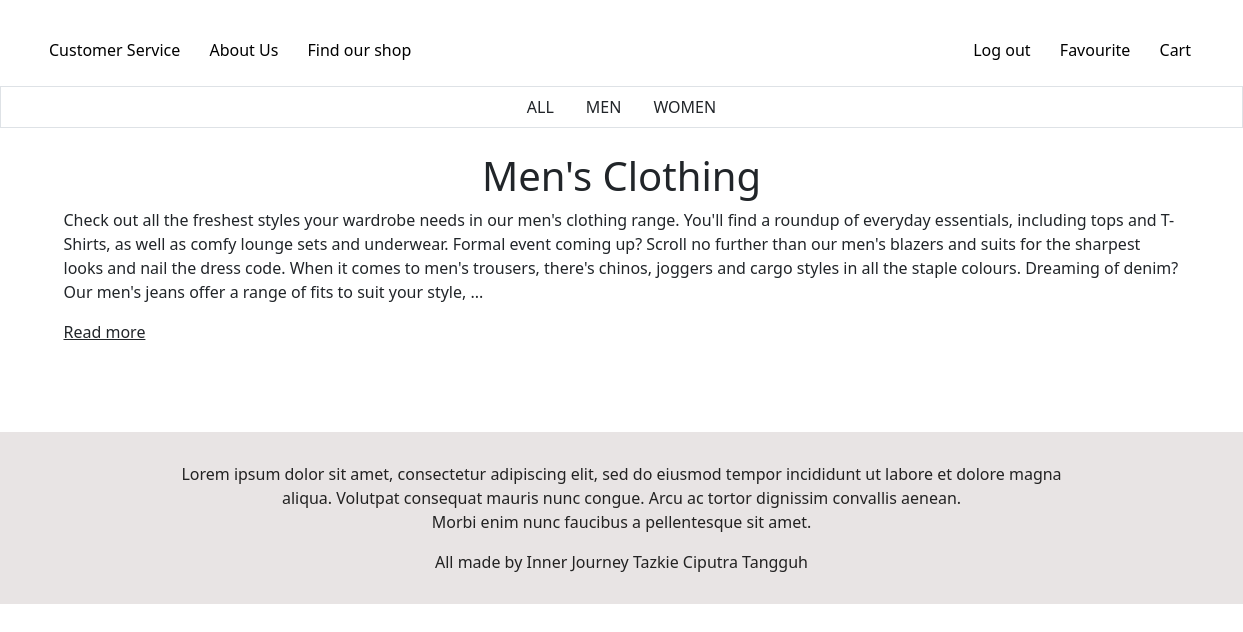
The page /user/halaman.php?cat=men on the database as committed earlier.
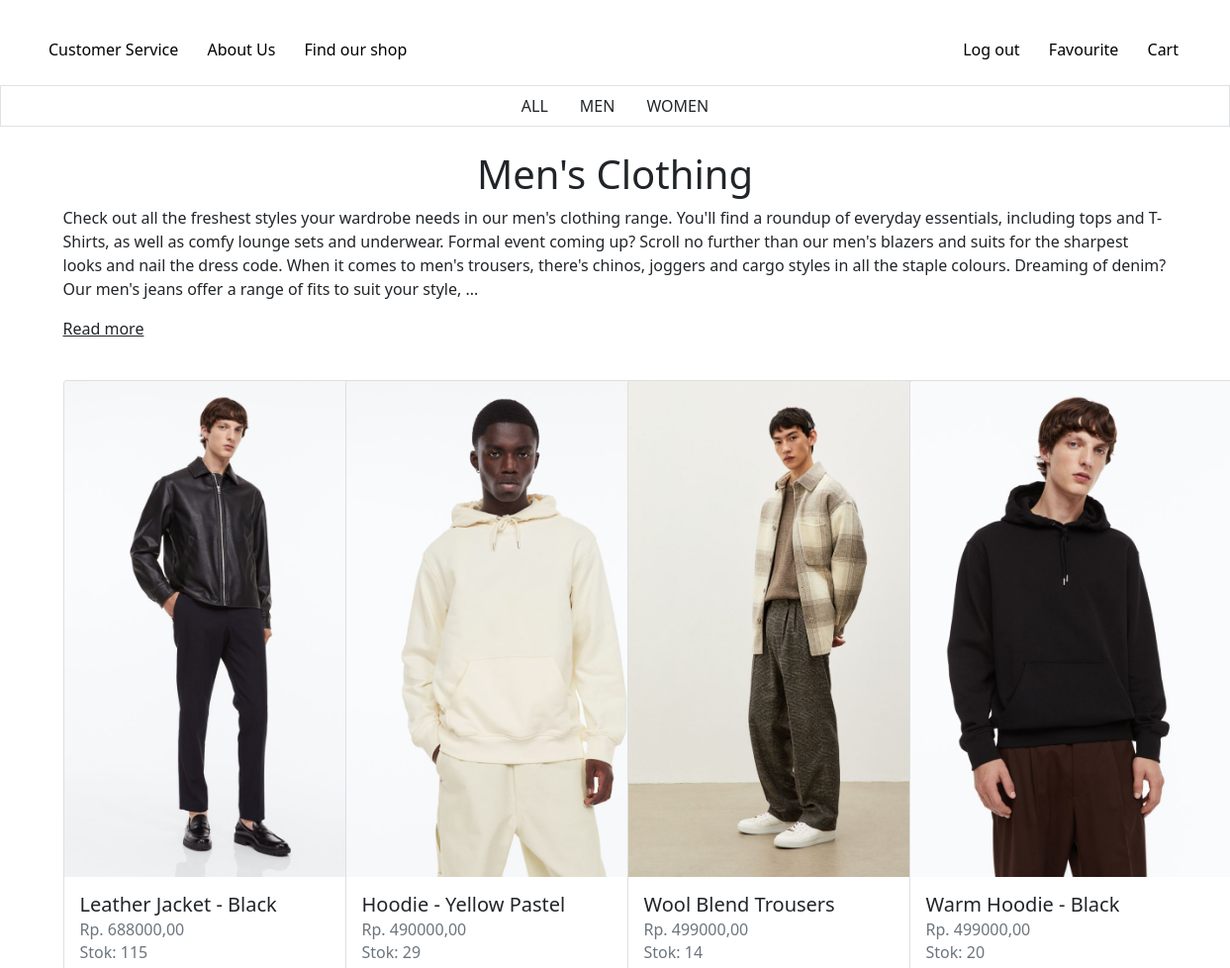
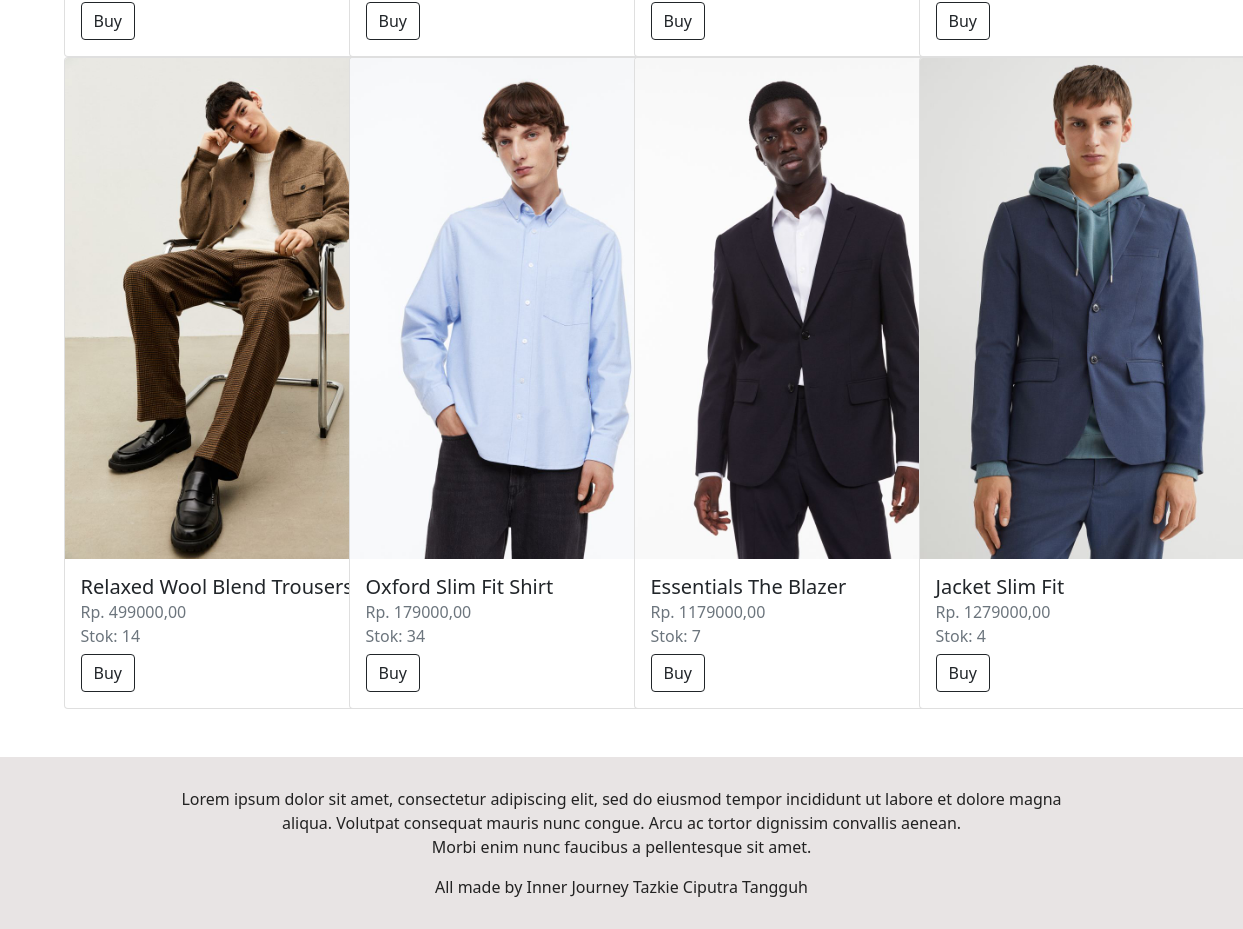
The same page on the database as committed later (2 pictures, top to bottom).
### tables this page shows
CREATE TABLE `produk` (
  `id_barang` int(11) NOT NULL,
  `namaproduk` varchar(150) NOT NULL,
  `stok` int(11) NOT NULL,
  `color` text DEFAULT NULL,
  `harga` int(11) NOT NULL,
  `foto` varchar(150) NOT NULL,
  `gender` enum('men','women') NOT NULL
);

### user/halaman.php (the view, shortened to what this page needs)
<!DOCTYPE html>
<html lang="en">
<head>
    <link href="https://cdn.jsdelivr.net/npm/bootstrap@5.0.2/dist/css/bootstrap.min.css" rel="stylesheet"
>
    <link rel="stylesheet" href="https://cdn.jsdelivr.net/npm/bootstrap-icons@1.9.1/font/bootstrap-icons.css">
    <link rel="stylesheet" href="nav.css">
    <link rel="stylesheet" href="footer.css">
</head>
<body>
    <?php
    include "nav.php";
    ?>
    <div class="container" id="CAROUSELANDTEXT">
        <div id="desk">
        <?php
        $cat = $_GET['cat'];
        if($cat == "men"){
            echo "<h1 align='center'>Men's Clothing</h1>
            <p> Check out all the freshest styles your wardrobe needs in our men's clothing range. You'll find a roundup of everyday essentials, including tops and T-Shirts, as well as comfy lounge sets and underwear. Formal event coming up? Scroll no further than our men's blazers and suits for the sharpest looks and nail the dress code. When it comes to men's trousers, there's chinos, joggers and cargo styles in all the staple colours. Dreaming of denim? Our men's jeans offer a range of fits to suit your style, <span id='dots'>...</span><span id='more'>including skinny, straight and tapered, to name just a few. Wear yours with a trendy oversized shirt or a classic denim number from our men's shirts edit. And when it comes to chilly weather, our men's jackets and coats have you covered - we've got puffer jackets and trench coats, as well as leather jackets and bomber jackets in year-round colours.</p>
            <a href='' onclick='myFunction()' id='myBtn' class='text-dark'>Read more</a>";
        } else if($cat == "women"){
            echo "<h1 align='center'>Women's Clothing</h1>
            <p> Refresh your daily rotation with our women's clothing range. With the freshest styles available all in one place, you can expect everyday basics, like women's tops and skirts, as well as must-have knitwear and cosy loungewear for downtime days. Plans to go out? Our women's dresses line up mini, midi and maxi styles that were made for summer evenings, while our stylish jeans and trousers offer something to flatter every silhouette. Solve your wardrobe woes on busy days with cool co-ords, and <span id='dots'>...</span><span id='more'> wrap up to stay warm in our women's jackets and coats when extra layers are required. Finish off your favourite new looks with an array of trendy accessories, and don't forget to scroll for statement footwear in our women's shoes range. Discover more women's fashion by scrolling our Conscious collection, which has been crafted with the planet in mind - think sustainably sourced materials, including organic cotton and recycled polyester.</p>
            <a href='' onclick='myFunction()' id='myBtn' class='text-dark'>Read more</a>";
        }
        ?>
        </div>
    </div>
    <section KONTEN>
        <div class="container mb-5">
            <div class="row">
                <?php
            include "koneksi.php";
            if($cat == "men" || $cat == "women"){
                $sql = "SELECT * FROM produk where gender = '$cat'";
            } else{
                $sql = "SELECT * FROM produk";
            }
            $query = mysqli_query($conn, $sql);
            while ($produk = mysqli_fetch_array($query)) {
            ?>
                <div class="col-md-6 col-lg-3 col-sm-12">
                    <div class="card" style="width: 21rem;">
                        <img src="../fotoproduk/<?php echo $produk['foto']?>" class="card-img-top" alt="produk">
                        <div class="card-body">
                            <h5 class="card-title"><a href="produk_tampil.php"
                                    class="text-decoration-none text-dark"><?php echo $produk['namaproduk'] ?></a></h5>
                            <h6 class="card-subtitle mb-2 text-muted"><?php echo "Rp. ", $produk['harga'], ",00" ?></h6>
                            <h6 class="card-subtitle mb-2 text-muted ">Stok: <?php echo $produk['stok'] ?></h6>
                            <?php
                            echo "<a href='halaman2.php?id=" . $produk['id_barang'] . "'class='btn btn-outline-dark'>Buy</a> ";
                            ?>
                        </div>
                    </div>
                </div>
                <?php
            }
            ?>
            </div>
        </div>
    </section>
    <?php
    include "footer.php";
    ?>
</body>
</html>

### user/nav.php
<section NAV>
        <div class="container-fluid">
            <nav class="navbar navbar-light">
                <ul id="nav1-left">
                    <li><a href="#">Customer Service</a></li>
                    <li><a href="#">About Us</a></li>
                    <li><a href="#">Find our shop</a></li>
                </ul>
                <form class="d-flex">
                    <ul id="nav1-right">
                        <li><a href="../login/logout.php">Log out</a></li>
                        <li><a href="#">Favourite</a></li>
                        <li id="endnav1"><a href="#">Cart</a></li>
                    </ul>
            </nav>
        </div>
        <nav class="nav flex flex-sm-row border border justify-content-center mb-4">
            <a class="text-sm-center text-dark nav-link" href="halaman.php?cat=all">ALL</a>
            <a class="text-sm-center text-dark nav-link" href="halaman.php?cat=men">MEN</a>
            <a class="text-sm-center text-dark nav-link" href="halaman.php?cat=women">WOMEN</a>
        </nav>
    </section>

### user/footer.php
<section FOOTER>
    <footer>
        <p>Lorem ipsum dolor sit amet, consectetur adipiscing elit, sed do eiusmod tempor incididunt ut labore et
            dolore magna
            <br> aliqua. Volutpat consequat mauris nunc congue. Arcu ac tortor dignissim convallis aenean. <br>
            Morbi enim nunc faucibus a pellentesque sit amet.
        </p>
        <a id="closing">All made by Inner Journey Tazkie Ciputra Tangguh</a>
    </footer>
</section>

### user/nav.css (style rules this page uses)
li { list-style: none; display: inline-block; padding-top: 30px; }
li { padding-left: 5px; padding-right: 20px; }
#endnav1 { padding-right: 40px; }
li a { text-decoration: none; color: black; }

### user/footer.css (style rules this page uses)
footer { background-color: #e8e4e4; text-align: center; padding: 30px 20px; color: #222222; font-weight: 500; }
p { text-justify: inter-character; }
#closing { margin-top: 7vh; }
#desk { margin-bottom: 5vh; }

Rows that differ between the two databases and show on the page:
now on this page (row edited): produk: foto (picture), namaproduk "Leather Jacket - Black", harga "688000", stok "115"
now on this page (row edited): produk: foto (picture), namaproduk "Hoodie - Yellow Pastel", harga "490000", stok "29"
added produk: foto (picture), namaproduk "Wool Blend Trousers", harga "499000", stok "14"
added produk: foto (picture), namaproduk "Warm Hoodie - Black", harga "499000", stok "20"
added produk: foto (picture), namaproduk "Relaxed Wool Blend Trousers", harga "499000", stok "14"
added produk: foto (picture), namaproduk "Oxford Slim Fit Shirt", harga "179000", stok "34"
added produk: foto (picture), namaproduk "Essentials The Blazer", harga "1179000", stok "7"
added produk: foto (picture), namaproduk "Jacket Slim Fit", harga "1279000", stok "4"
